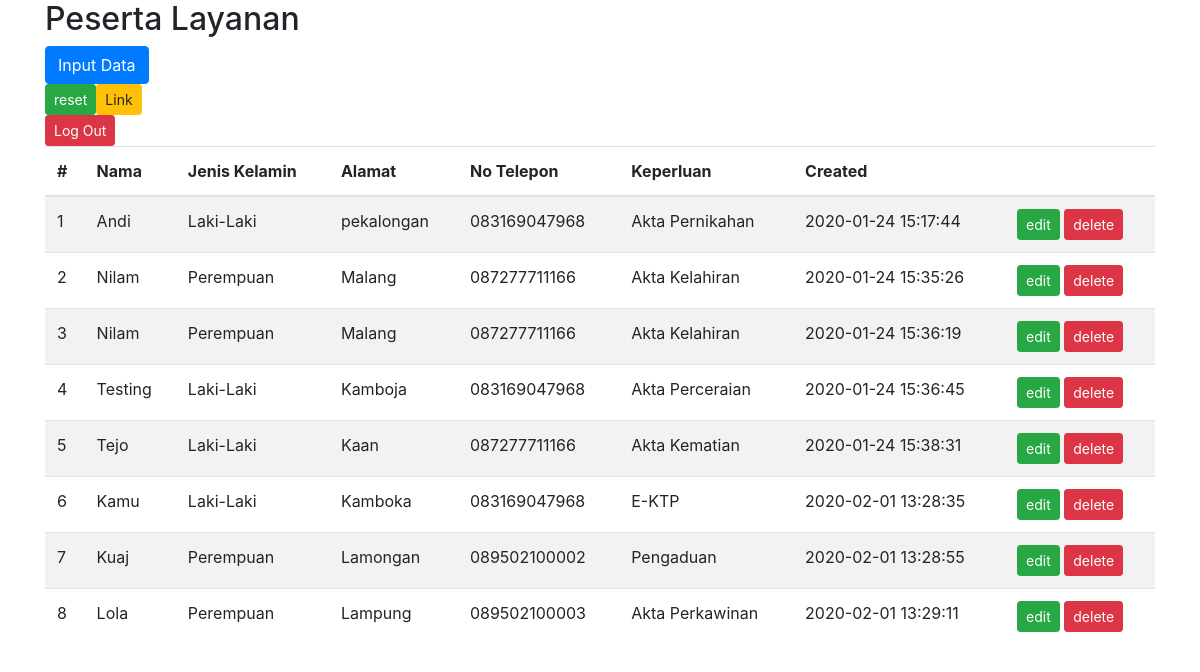
Screenshot of /halamanutama.php (signed in) with the database file from the repository.
### tables this page shows
CREATE TABLE `daftar` (
  `id` int(11) NOT NULL,
  `nama` text NOT NULL,
  `jenis_kelamin` text NOT NULL,
  `alamat` text NOT NULL,
  `notelepon` text NOT NULL,
  `keperluan` text NOT NULL,
  `created` datetime NOT NULL
);

### halamanutama.php (the view, shortened to what this page needs)
<?php
   include "function.php";?>
<!doctype html>
<html lang="en">
  <head>
    <?= style_script() ?>
    </head>
  <?php
    $pdo = pdo_connect();
    $stmt = $pdo->prepare('SELECT * FROM daftar');
    $stmt->execute();
    $daftar = $stmt->fetchAll(PDO::FETCH_ASSOC);
    ?>
</html>
<div class="container">
<h2>Peserta Layanan</h2>
<a type="button" class="btn btn-primary" href="create.php" class="create-contact">Input Data</a>
<div class="row">
<div class="col">
<table class="table table-striped" id="employee">
    <thead>
        <tr>
        <th>#</th>
            <th>Nama</th>
            <th>Jenis Kelamin</th>
            <th>Alamat</th>
            <th>No Telepon</th>
            <th>Keperluan</th>
            <th>Created</th>
            <th></th>
        </tr>
    </thead>
    <tbody>
        <?php foreach ($daftar as $register): ?>
        <tr>
        <td><?=$register['id']?></td>
            <td><?=$register['nama']?></td>
            <td><?=$register['jenis_kelamin']?></td>
            <td><?=$register['alamat']?></td>
            <td><?=$register['notelepon']?></td>
            <td><?=$register['keperluan']?></td>
            <td><?=$register['created']?></td>
            <td class="actions">
                <a type="button"
                class="btn btn-sm btn-outline btn-success edit"
                href="update.php?id=<?=$register['id']?>">edit</a>
                <a type="button"
                class="btn btn-sm btn-outline btn-danger trash"
                href="delete.php?id=<?=$register['id']?>">delete</a>
            </td>
        </tr>
<?php endforeach; ?>
<a type="button"
                class="btn btn-sm btn-outline btn-success edit"
                href="resetdata.php?id=<?=$register['id']?>">reset</a>
<a href="link.php" type="button" class="btn btn-warning btn-sm">Link</a><br>
<a type="button"
                class="btn btn-sm btn-outline btn-danger trash"
                href="index.php">Log Out</a>

### rows the page displays
daftar: id "1", nama "Andi", jenis_kelamin "Laki-Laki", alamat "pekalongan", notelepon "083169047968", keperluan "Akta Pernikahan", created "2020-01-24 15:17:44"
daftar: id "2", nama "Nilam", jenis_kelamin "Perempuan", alamat "Malang", notelepon "087277711166", keperluan "Akta Kelahiran", created "2020-01-24 15:35:26"
daftar: id "3", nama "Nilam", jenis_kelamin "Perempuan", alamat "Malang", notelepon "087277711166", keperluan "Akta Kelahiran", created "2020-01-24 15:36:19"
daftar: id "4", nama "Testing", jenis_kelamin "Laki-Laki", alamat "Kamboja", notelepon "083169047968", keperluan "Akta Perceraian", created "2020-01-24 15:36:45"
daftar: id "5", nama "Tejo", jenis_kelamin "Laki-Laki", alamat "Kaan", notelepon "087277711166", keperluan "Akta Kematian", created "2020-01-24 15:38:31"
daftar: id "6", nama "Kamu", jenis_kelamin "Laki-Laki", alamat "Kamboka", notelepon "083169047968", keperluan "E-KTP", created "2020-02-01 13:28:35"
daftar: id "7", nama "Kuaj", jenis_kelamin "Perempuan", alamat "Lamongan", notelepon "089502100002", keperluan "Pengaduan", created "2020-02-01 13:28:55"
daftar: id "8", nama "Lola", jenis_kelamin "Perempuan", alamat "Lampung", notelepon "089502100003", keperluan "Akta Perkawinan", created "2020-02-01 13:29:11"
